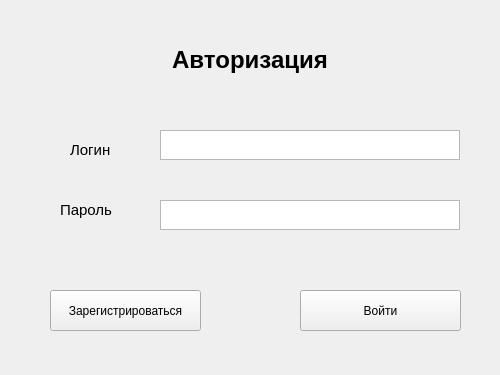
<?xml version="1.0" encoding="UTF-8"?>
<ui version="4.0">
 <class>Form</class>
 <widget class="QWidget" name="Form">
  <property name="geometry">
   <rect>
    <x>0</x>
    <y>0</y>
    <width>500</width>
    <height>375</height>
   </rect>
  </property>
  <property name="minimumSize">
   <size>
    <width>500</width>
    <height>375</height>
   </size>
  </property>
  <property name="maximumSize">
   <size>
    <width>500</width>
    <height>375</height>
   </size>
  </property>
  <property name="windowTitle">
   <string>authorization</string>
  </property>
  <widget class="QLabel" name="label_2">
   <property name="geometry">
    <rect>
     <x>70</x>
     <y>130</y>
     <width>71</width>
     <height>41</height>
    </rect>
   </property>
   <property name="text">
    <string>&lt;html&gt;&lt;head/&gt;&lt;body&gt;&lt;p&gt;&lt;span style=&quot; font-size:11pt;&quot;&gt;Логин&lt;/span&gt;&lt;/p&gt;&lt;/body&gt;&lt;/html&gt;</string>
   </property>
  </widget>
  <widget class="QLabel" name="label_3">
   <property name="geometry">
    <rect>
     <x>60</x>
     <y>200</y>
     <width>91</width>
     <height>21</height>
    </rect>
   </property>
   <property name="text">
    <string>&lt;html&gt;&lt;head/&gt;&lt;body&gt;&lt;p&gt;&lt;span style=&quot; font-size:11pt;&quot;&gt;Пароль&lt;/span&gt;&lt;/p&gt;&lt;/body&gt;&lt;/html&gt;</string>
   </property>
  </widget>
  <widget class="QTextEdit" name="loginn">
   <property name="geometry">
    <rect>
     <x>160</x>
     <y>130</y>
     <width>300</width>
     <height>30</height>
    </rect>
   </property>
  </widget>
  <widget class="QTextEdit" name="passwordd">
   <property name="geometry">
    <rect>
     <x>160</x>
     <y>200</y>
     <width>300</width>
     <height>30</height>
    </rect>
   </property>
  </widget>
  <widget class="QLabel" name="label">
   <property name="geometry">
    <rect>
     <x>125</x>
     <y>20</y>
     <width>250</width>
     <height>80</height>
    </rect>
   </property>
   <property name="text">
    <string>&lt;html&gt;&lt;head/&gt;&lt;body&gt;&lt;p align=&quot;center&quot;&gt;&lt;span style=&quot; font-size:18pt; font-weight:600;&quot;&gt;Авторизация&lt;/span&gt;&lt;/p&gt;&lt;/body&gt;&lt;/html&gt;</string>
   </property>
  </widget>
  <widget class="QPushButton" name="login">
   <property name="geometry">
    <rect>
     <x>300</x>
     <y>290</y>
     <width>161</width>
     <height>41</height>
    </rect>
   </property>
   <property name="text">
    <string>Войти</string>
   </property>
  </widget>
  <widget class="QPushButton" name="regist">
   <property name="geometry">
    <rect>
     <x>50</x>
     <y>290</y>
     <width>151</width>
     <height>41</height>
    </rect>
   </property>
   <property name="text">
    <string>Зарегистрироваться</string>
   </property>
  </widget>
 </widget>
 <resources/>
 <connections/>
</ui>
